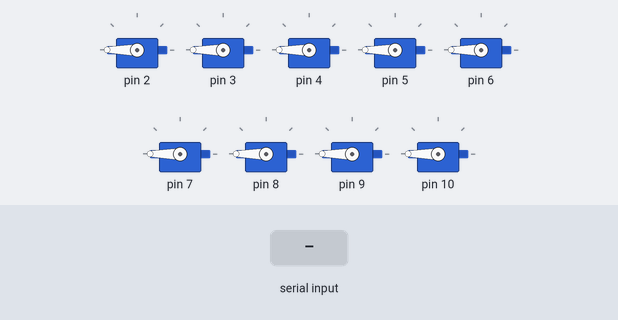
A program run on a simulated Arduino Uno, built with avr-gcc and run on an emulated ATmega328P. Parts: 9 × servo. The test bench sets the inputs (shaded band).

Above: at 1.2 s.
1.3 s: "5\n" received over Serial
At 2.8 s:
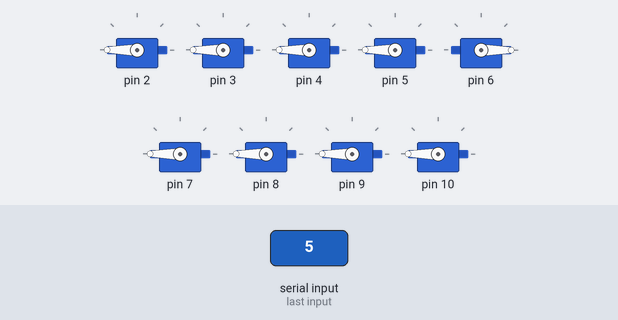
4.3 s: "1,90\n" received over Serial
At 6.4 s:
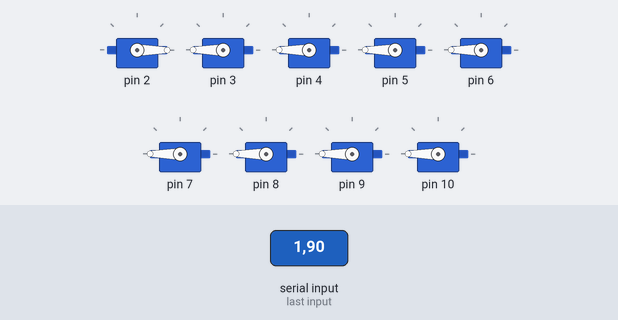
7.3 s: "1,90,45\n" received over Serial
At 11.2 s:
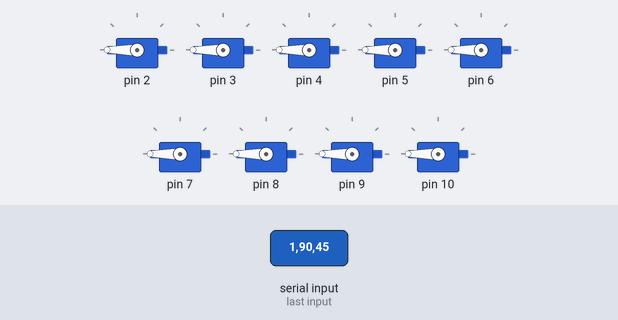
Timing chart, 0 to 12.7 s (numbered marks = the images above; inputs shaded):
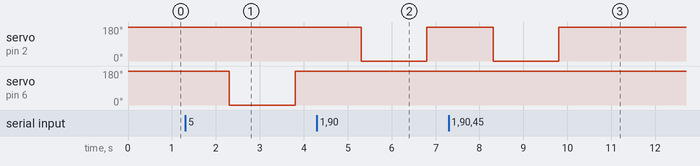

The program:

main.cpp
```cpp
#include <Arduino.h>
#include "test.h"
#include "sservo.h"

test arduinocom;
String received;
sservo locker;
String oldreceived;


void setup()
{
    Serial.begin(9600);
    locker.begin();
}

void loop()
{
    received=arduinocom.GetData();
    if(received!=oldreceived){
      locker.setting(received);
      received="";
    }
    oldreceived=received;
}
```

sservo.cpp
```cpp
#include "sservo.h"
#include <Arduino.h>
#include <Servo.h>
#include "test.h"
Servo kast[11];
void sservo::begin()
{
    int kastcount;
    for (int i = 2; i < aantal; i++)
    {
        kast[kastcount].attach(i);
        kast[kastcount].write(dicht);
        kastcount++;
    }
}
void sservo::setting(String message)
{
    unsigned int data_num = 0;
    int data[21];
    // loop as long as a comma is found in the string
    while (message.indexOf(",") != -1)
    {
        // take the substring from the start to the first occurence of a comma, convert it to int and save it in the array
        data[data_num] = message.substring(0, message.indexOf(",")).toInt();
        data_num++; // increment our data counter
                    // cut the data string after the first occurence of a comma
        message = message.substring(message.indexOf(",") + 1);
    }
    // get the last value out of the string, which as no more commas in it
    data[data_num] = message.toInt();

    for (int i = 0; i <= data_num; i++)
    {
        kast[data[i]-1].write(open);
    }
    echtgewachtetijd = millis();
    while (millis()-echtgewachtetijd < wachttijd)
    {
    }
    for (int i = 0; i < 11; i++)
    {
        kast[i].write(dicht);
    }

}
```

sservo.h
```cpp
#ifndef sservo_h
#define sservo_h
#include <Arduino.h>
#include "test.h"
class sservo
{
private:
int graden=0;
int aantal=11;
int open=0;
int dicht =180;
int wachttijd=1500;
float echtgewachtetijd;
public:
void setting(String message);
void begin();

};

#endif
```

test.cpp
```cpp
#include "test.h"
#include <Arduino.h>

String test::GetData()
{
    data = Serial.readString();
    return data;
}
void test::SendData(String k)
{
    Serial.println(k);
}
```

test.h
```cpp
#ifndef test_h
#define test_h
#include <Arduino.h>

class test
{
private:
   String data;

public:
   String GetData();
   void SendData(String k);
   };

#endif
```

Measured:
- after the input at 1.3 s, servo on pin 6: 180° → 0° after 1.0 s, → 180° 1.5 s later
- after the input at 4.3 s, servo on pin 2: 180° → 0° after 1.0 s, → 180° 1.5 s later
- after the input at 7.3 s, servo on pin 2: 180° → 0° after 1.0 s, → 180° 1.5 s later
